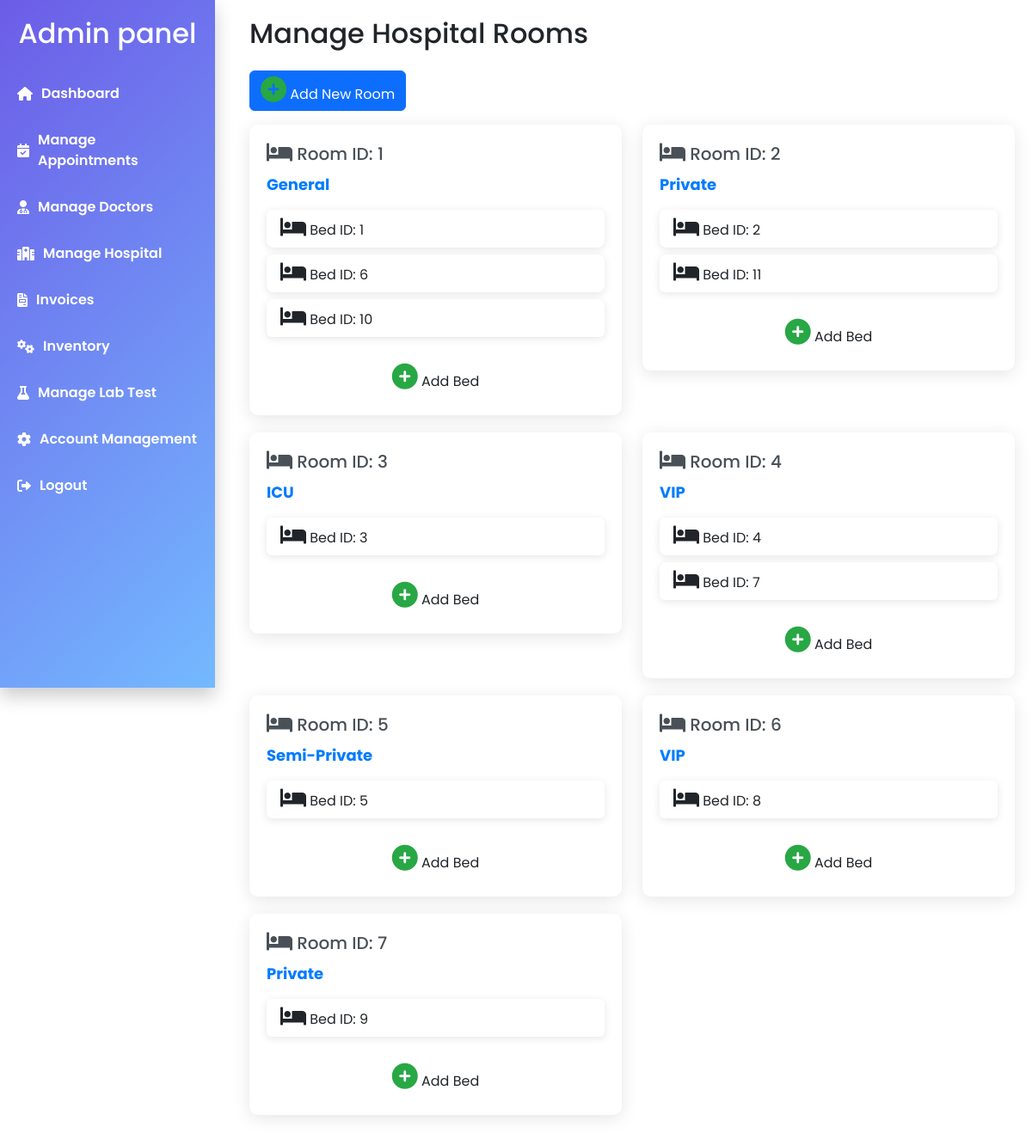
Screenshot of /admin/manage_hospital.php with the database file from the repository.
### tables this page shows
CREATE TABLE `bed` (
  `BedID` int(11) NOT NULL,
  `RoomID` int(11) NOT NULL,
  `Availability` tinyint(1) NOT NULL
);

### admin/manage_hospital.php (the view, shortened to what this page needs)
<?php
include '../dbconfig.php';
$roomsQuery = "
    SELECT r.RoomID, rt.RoomType, r.room_type_id
    FROM room r
    JOIN roomtype rt ON r.room_type_id = rt.RoomID";
$roomsResult = $conn->query($roomsQuery);
$rooms = [];
while ($row = $roomsResult->fetch_assoc()) {
    $roomId = $row['RoomID'];
    $rooms[$roomId] = ['type' => $row['RoomType'], 'beds' => []];
    $bedsQuery = "SELECT * FROM bed WHERE RoomID = $roomId";
    $bedsResult = $conn->query($bedsQuery);
    while ($bed = $bedsResult->fetch_assoc()) {
        $rooms[$roomId]['beds'][] = $bed;
    }
}
?>
<!DOCTYPE html>
<html lang="en">
<head>
    <link href="https://cdn.jsdelivr.net/npm/bootstrap@5.3.0-alpha3/dist/css/bootstrap.min.css" rel="stylesheet">
    <link href="https://cdnjs.cloudflare.com/ajax/libs/font-awesome/6.0.0-beta3/css/all.min.css" rel="stylesheet">
</head>
<body>
<?php include 'sidebar.php'; ?>
<div class="main-content">
    <h2 class="mb-4">Manage Hospital Rooms</h2>
    <button class="btn btn-primary mb-3" data-bs-toggle="modal" data-bs-target="#addRoomModal">
        <i class="fa fa-plus-circle"></i> Add New Room
    </button>
    <div class="row">
        <?php foreach ($rooms as $roomId => $room): ?>
            <div class="col-md-6">
                <div class="room-card">
                    <h4><i class="fa fa-bed"></i> Room ID: <?= htmlspecialchars($roomId) ?></h4>
                    <p class="room-type"><?= htmlspecialchars($room['type']) ?></p>
                    <ul class="list-group">
                        <?php foreach ($room['beds'] as $bed): ?>
                            <li class="list-group-item bed-item">
                                <i class="fa fa-bed"></i> Bed ID: <?= htmlspecialchars($bed['BedID']) ?>
                            </li>
                        <?php endforeach; ?>
                    </ul>
                    <button class="btn btn-add mt-3" data-bs-toggle="modal" data-bs-target="#confirmationModal-<?= $roomId ?>">
                        <i class="fa fa-plus-circle"></i> Add Bed
                    </button>
                </div>
            </div>
        <?php endforeach; ?>
    </div>
</div>
</body>
</html>

### admin/manage_hospital.php (style rules this page uses)
body { background-color: #f8f9fa; }
.room-card { box-shadow: 0 4px 20px rgba(0, 0, 0, 0.1); border-radius: 10px; background: #fff; padding: 20px; margin-bottom: 20px; }
.room-card h4 { margin-bottom: 10px; color: #495057; font-size: 20px; }
.room-type { font-size: 18px; color: #007bff; font-weight: bold; }
.bed-item { margin-bottom: 8px; padding: 10px; border-radius: 8px; background-color: #e9ecef; box-shadow: 0 2px 10px rgba(0, 0, 0, 0.1); }
.btn-add { background-color: #28a745; color: #fff; font-size: 14px; border-radius: 30px; width: 100%; }
.room-card .list-group-item { border: none; }
.main-content { margin-left: 250px; padding: 20px; }
.fa-bed { font-size: 24px; }
.fa-plus-circle { font-size: 30px; color: #28a745; }

### admin/sidebar.php (style rules this page uses)
body { font-family: 'Poppins', sans-serif; margin: 0; padding: 0; }
.main-content { margin-left: 270px; padding: 20px; min-height: 100vh; }

### rows the page displays
bed: BedID "1"
bed: BedID "6"
bed: BedID "10"
bed: BedID "2"
bed: BedID "11"
bed: BedID "3"
bed: BedID "4"
bed: BedID "7"
bed: BedID "5"
bed: BedID "8"
bed: BedID "9"

### other values shown
$roomId "1"
$room['type'] "General"
$roomId "2"
$room['type'] "Private"
$roomId "3"
$room['type'] "ICU"
$roomId "4"
$room['type'] "VIP"
$roomId "5"
$room['type'] "Semi-Private"
$roomId "6"
$roomId "7"
